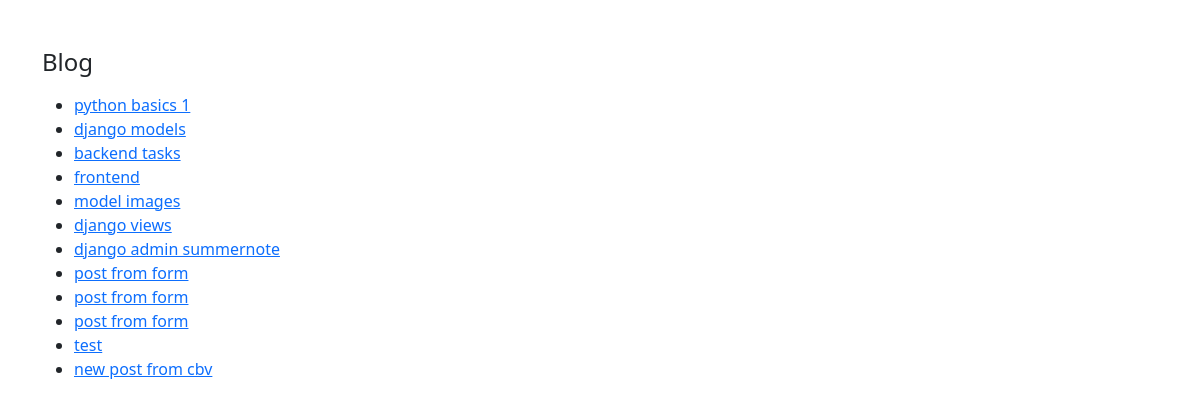
/posts/, run on an earlier commit of the app's database.
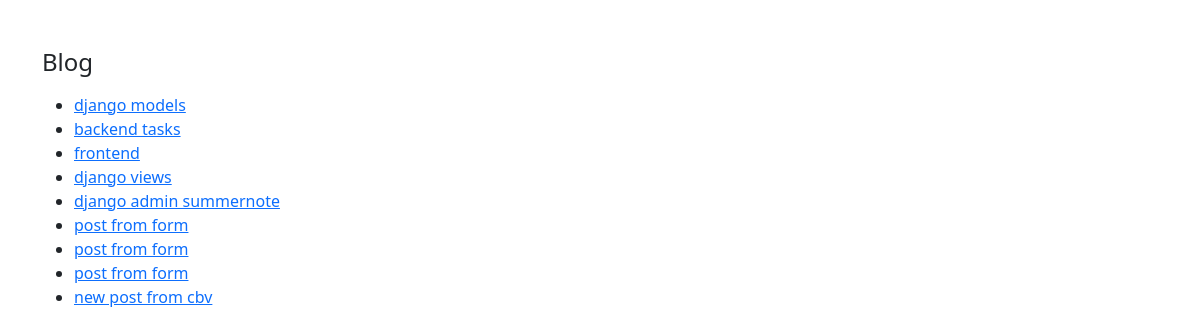
And on a later commit of the database.
### posts/models.py (models this page shows)
class Post(models.Model):
    author = models.ForeignKey(User,related_name='post_author', on_delete=models.CASCADE)
    title = models.CharField(max_length=100)
    content = models.TextField(max_length=20000)
    draft = models.BooleanField(default=True)
    publish_date = models.DateTimeField(default=timezone.now)
    tags = TaggableManager()
    image = models.ImageField(upload_to='post', null=True, blank=True)
    category = models.ForeignKey('Category', related_name='post_category',on_delete=models.SET_NULL, null=True)
    def __str__(self):
        return self.title

### posts/views.py (the view)
# urls.py: path('posts/', post_list),
def post_list(request):
    data = Post.objects.all() # db : all posts --> list [1, 2]
    context = {
        'object_list' : data
    }
    return render(request,'posts/post_list.html', context)

### posts/templates/posts/post_list.html (shortened to what this page needs)
<!doctype html>
<html lang="en">
  <head>
    <link href="https://cdn.jsdelivr.net/npm/bootstrap@5.3.2/dist/css/bootstrap.min.css" rel="stylesheet">
  </head>
  <body>
    <div class="container mt-5">
        <h4 class="my-3">Blog</h4>
        <ul>
        {% for post in object_list %}
            <li><a href="/posts/{{post.id}}"> {{post}} </a></li>
            {% endfor %}
        </ul>
    </div>
  </body>
</html>

What changed in the data, as far as the page shows it:
removed Post: title "python basics 1"
removed Post: title "model images"
removed Post: title "test"
